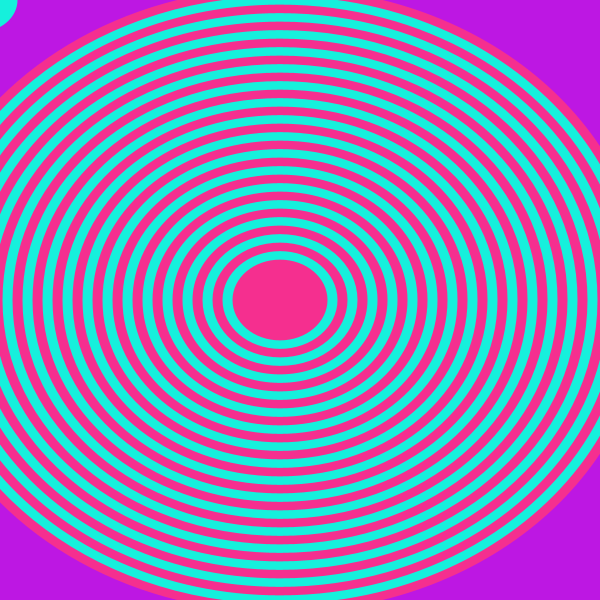
Frame 1 (no input)
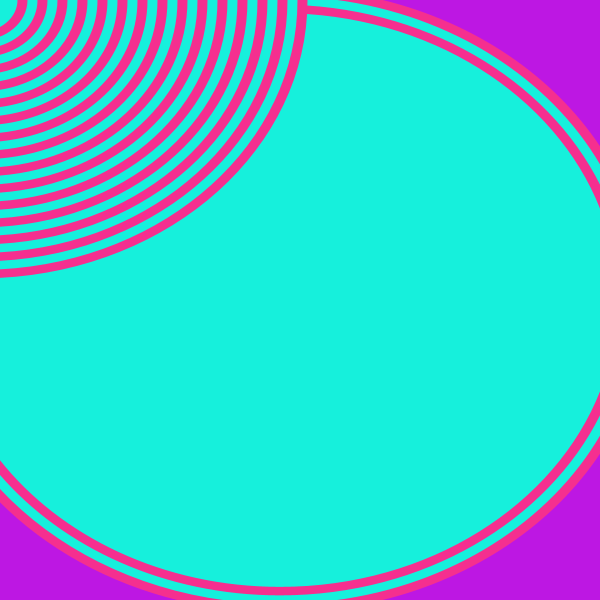
Frame 60 (the mouse pressed at the canvas centre just before this capture)
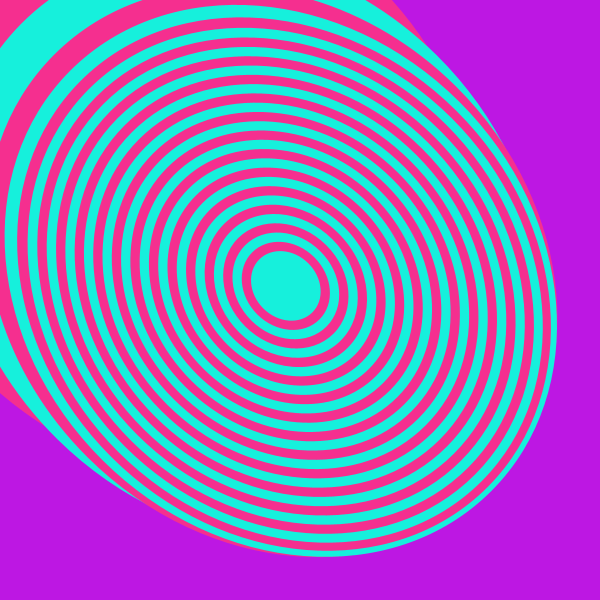
Frame 120 (the mouse held since frame 60 and released just before this capture)

The Processing sketch that drew these frames (run headless with seeded random() and noise(); from frame 60 on, the mouse is pressed at the canvas centre):

// Processing sketch: processing_93630
// ── processing_93630.pde

int nbEllipses = 34;
int smallestDiameter = 75;
int diameterIncrement = 20;
int controlPointOffset = 20;
color p=#F52F8F;
color q=#16F0DC;
int c=1;
float x, y;
ArrayList positionHistory = new ArrayList();
AngleMeter angleMeter = new AngleMeter(smallestDiameter/2.0);
 
void setup() {
  size(600,600);
  noStroke();
  smooth();
  while(positionHistory.size()<nbEllipses*2){
    positionHistory.add(new float[]{
      width/2,height/2,0    }
    );
  }
}
 
void draw() { 
  positionHistory.remove(positionHistory.size()-1);
  x = 0.6 * x + 0.4 * mouseX;
  y = 0.6 * y + 0.4 * mouseY;
  angleMeter.drag(x,y);
  positionHistory.add(0,new float[]{
    x,y,angleMeter.angle  }
  );
  drawEllipses();
}
 
void drawEllipses(){
  background(#BD17E3);
  for(int i = 0; i<nbEllipses; i++){
    int positionIndex = 2* (nbEllipses-1  - i);
    float [] position = (float[])positionHistory.get(positionIndex);
    int majorAxis = smallestDiameter + diameterIncrement * (nbEllipses -1 -i);
    drawEllipse(position, majorAxis, i%2==0 ? p:q);
  } 
}
 
void drawEllipse(float [] x_y_angle, int majorAxis, int fillColor){ 
  fill(fillColor);
  pushMatrix();
  translate(x_y_angle[0],x_y_angle[1]);
  rotate(x_y_angle[2]);
  ellipse(-controlPointOffset, 0, majorAxis, majorAxis * 0.85);
  popMatrix();
}
 
class AngleMeter{
  float [] draggedPoint = new float[2];
  float angle;
  float distance;
  AngleMeter(float distance){
    this.distance = distance;
  }
  void drag(float x, float y){
    float dx = x - draggedPoint[0];
    float dy = y - draggedPoint[1];
    angle = atan2(dy, dx); 
    draggedPoint[0] = x - (cos(angle) * distance);
    draggedPoint[1] = y - (sin(angle) * distance);
  }
}
